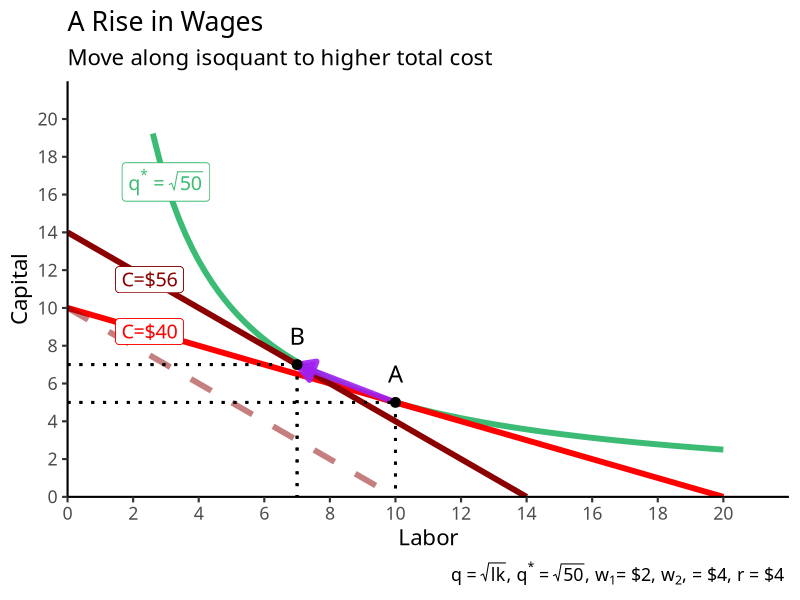
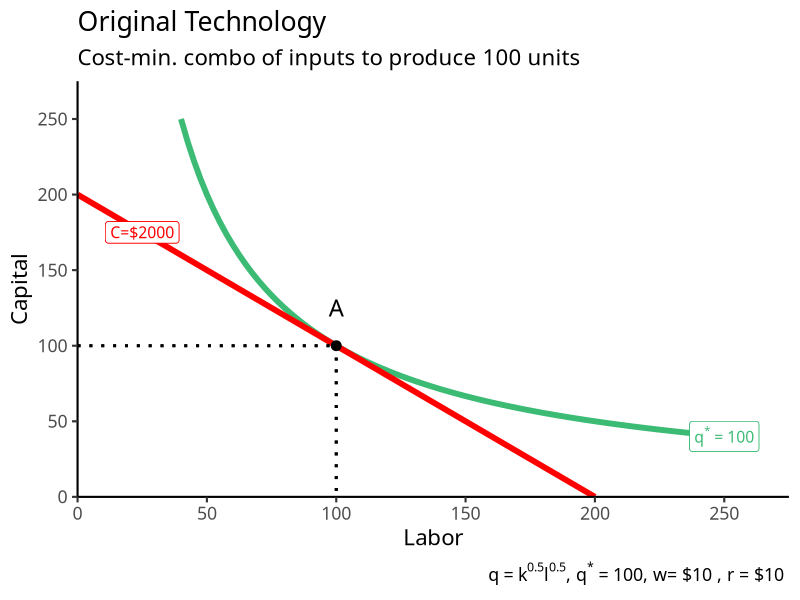
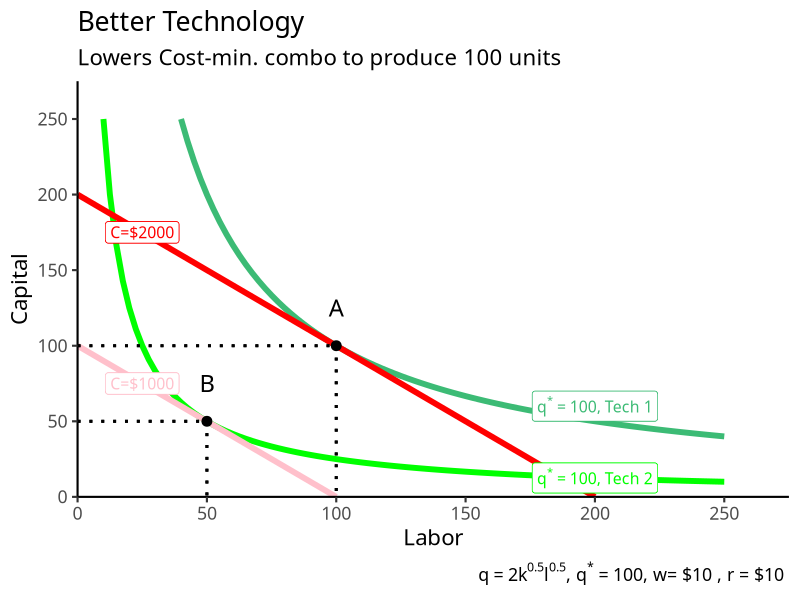

Write R code to recreate these figures, in order.
## ---- chunk 1
knitr::opts_chunk$set(echo=F,
                      message=F,
                      warning=F,
                      fig.retina = 3,
                      fig.align="center")
library("tidyverse")
library("ggrepel")
update_geom_defaults("label", list(family = "Fira Sans Condensed"))
update_geom_defaults("text", list(family = "Fira Sans Condensed"))
## ---- chunk 2
library(tidyverse)
points_opt<-tribble(
  ~letter, ~x, ~y,
  "A", 10, 5,
  "B", 7, 7
)

iq_opt=function(x){50/x}
IC_10=function(x){10-0.5*x}
IC_10_2=function(x){10-x}
IC_14=function(x){14-x}

ggplot(data.frame(x=c(0,10)), aes(x=x))+
  stat_function(fun=iq_opt, geom="line", size=2, color = "#3CBB75FF")+
  stat_function(fun=IC_10, geom="line", size=2, color = "red")+
  stat_function(fun=IC_10_2, geom="line", size=2, color = "darkred", linetype="dashed", alpha=0.5)+
  geom_label(aes(x=3,y=iq_opt(3)), color = "#3CBB75FF", label=expression(q^"*"==sqrt(50)), size = 5)+
  geom_label(aes(x=2.5,y=IC_10(2.5)), color = "red", label="C=$40", size = 5)+
  # new cost line and label
  stat_function(fun=IC_14, geom="line", size=2, color = "darkred")+
  geom_label(aes(x=2.5,y=IC_14(2.5)), color = "darkred", label="C=$56", size = 5)+
  # arrow
  annotate("segment", x = 10, xend = 7, y = 5, yend = 7, color = "purple", size=2, alpha=0.9, arrow=arrow(length=unit(0.5,"cm"), ends="last", type="closed"))+
  geom_point(data = points_opt,
             mapping=aes(x=x, y=y),
             size = 3)+
  geom_text(data = points_opt,
             mapping=aes(x=x, y=(y+1.5),
             label = letter),
             size = 6)+
  # old point A lines
  geom_segment(aes(x = 0, xend = 10, y = 5, yend=5), linetype="dotted", size=1)+
  geom_segment(aes(x = 10, xend = 10, y = 5, yend=0), linetype="dotted", size=1)+
  # new point B lines
  geom_segment(aes(x = 0, xend = 7, y = 7, yend=7), linetype="dotted", size=1)+
  geom_segment(aes(x = 7, xend = 7, y = 7, yend=0), linetype="dotted", size=1)+
  
    scale_x_continuous(breaks=seq(0,20,2),
                     limits=c(0,20),
                     expand=expand_scale(mult=c(0,0.1)))+
  scale_y_continuous(breaks=seq(0,20,2),
                     limits=c(0,20),
                     expand=expand_scale(mult=c(0,0.1)))+
  #scale_colour_manual("Curves", values = line_colors, guide=F)+
  labs(x = "Labor",
       y = "Capital",
       title = "A Rise in Wages",
       subtitle = "Move along isoquant to higher total cost",
       caption = expression(paste(q==sqrt(lk), ", ", q^"*"==sqrt(50), ", ", w[1], "= $2, ", w[2], ", = $4, ", r," = $4", sep=" ")))+
  theme_classic(base_family = "Fira Sans Condensed", base_size=16)
## ---- chunk 3
points_tech1<-tribble(
  ~letter, ~x, ~y,
  "A", 100, 100
)

iq_tech_opt=function(x){10000/x}
IC_tech_min=function(x){200-x}

ggplot(data.frame(x=c(0,10)), aes(x=x))+
  stat_function(fun=iq_tech_opt, geom="line", size=2, color = "#3CBB75FF")+
  stat_function(fun=IC_tech_min, geom="line", size=2, color = "red")+
  geom_label(aes(x=250,y=iq_tech_opt(250)), color = "#3CBB75FF", label=expression(q^"*"==100), size = 4)+
  geom_label(aes(x=25,y=IC_tech_min(25)), color = "red", label="C=$2000", size = 4)+
  geom_point(data = points_tech1,
             mapping=aes(x=x, y=y),
             size = 3)+
  geom_text(data = points_tech1,
             mapping=aes(x=x, y=(y+25),
             label = letter),
             size = 6)+
  # old point A lines
  geom_segment(aes(x = 0, xend = 100, y = 100, yend=100), linetype="dotted", size=1)+
  geom_segment(aes(x = 100, xend = 100, y = 100, yend=0), linetype="dotted", size=1)+
    scale_x_continuous(breaks=seq(0,250,50),
                     limits=c(0,250),
                     expand=expand_scale(mult=c(0,0.1)))+
  scale_y_continuous(breaks=seq(0,250,50),
                     limits=c(0,250),
                     expand=expand_scale(mult=c(0,0.1)))+
  #scale_colour_manual("Curves", values = line_colors, guide=F)+
  labs(x = "Labor",
       y = "Capital",
       title = "Original Technology",
       subtitle = "Cost-min. combo of inputs to produce 100 units",
       caption = expression(paste(q==k^{0.5}*l^{0.5}, ", ", q^"*"==100, ", w= $10 , ","r = $10", sep=" ")))+
  theme_classic(base_family = "Fira Sans Condensed", base_size=16)
## ---- chunk 4
points_tech2<-tribble(
  ~letter, ~x, ~y,
  "A", 100, 100,
  "B", 50, 50
)

iq_tech_opt_2=function(x){2500/x}
IC_tech_min_2=function(x){100-x}

ggplot(data.frame(x=c(0,10)), aes(x=x))+
  stat_function(fun=iq_tech_opt, geom="line", size=2, color = "#3CBB75FF")+
  stat_function(fun=iq_tech_opt_2, geom="line", size=2, color = "green")+
  stat_function(fun=IC_tech_min, geom="line", size=2, color = "red")+
  stat_function(fun=IC_tech_min_2, geom="line", size=2, color = "pink")+
  geom_label(aes(x=200,y=(iq_tech_opt(200)+10)), color = "#3CBB75FF", label=expression(paste(q^"*"==100, ", Tech 1")), size = 4)+
  geom_label(aes(x=200,y=iq_tech_opt_2(200)), color = "green", label=expression(paste(q^"*"==100, ", Tech 2")), size = 4)+
  geom_label(aes(x=25,y=IC_tech_min(25)), color = "red", label="C=$2000", size = 4)+
  geom_label(aes(x=25,y=IC_tech_min_2(25)), color = "pink", label="C=$1000", size = 4)+
  geom_point(data = points_tech2,
             mapping=aes(x=x, y=y),
             size = 3)+
  geom_text(data = points_tech2,
             mapping=aes(x=x, y=(y+25),
             label = letter),
             size = 6)+
  # old point A lines
  geom_segment(aes(x = 0, xend = 100, y = 100, yend=100), linetype="dotted", size=1)+
  geom_segment(aes(x = 100, xend = 100, y = 100, yend=0), linetype="dotted", size=1)+
  # new point B lines
  geom_segment(aes(x = 0, xend = 50, y = 50, yend=50), linetype="dotted", size=1)+
  geom_segment(aes(x = 50, xend = 50, y = 50, yend=0), linetype="dotted", size=1)+
    scale_x_continuous(breaks=seq(0,250,50),
                     limits=c(0,250),
                     expand=expand_scale(mult=c(0,0.1)))+
  scale_y_continuous(breaks=seq(0,250,50),
                     limits=c(0,250),
                     expand=expand_scale(mult=c(0,0.1)))+
  #scale_colour_manual("Curves", values = line_colors, guide=F)+
  labs(x = "Labor",
       y = "Capital",
       title = "Better Technology",
       subtitle = "Lowers Cost-min. combo to produce 100 units",
       caption = expression(paste(q==2*k^{0.5}*l^{0.5}, ", ", q^"*"==100, ", w= $10 , ","r = $10", sep=" ")))+
  theme_classic(base_family = "Fira Sans Condensed", base_size=16)
